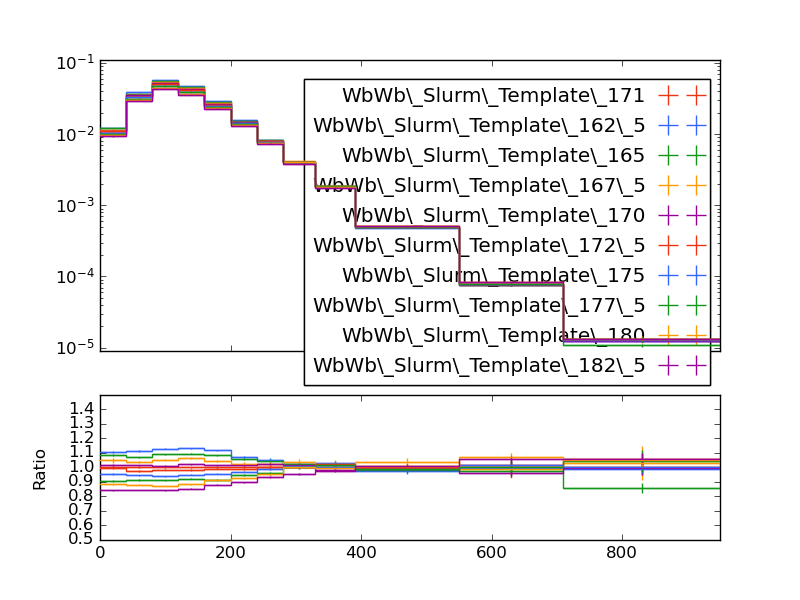

Reproduce this figure in Python.
#! /usr/bin/env python

# This Python script was auto-generated using YODA v2.0.1.
# Analysis object: /WbWb_singlelepton/pT_bl
# Timestamp: 12-01-2026 (12:51:18)

import matplotlib as mpl
import matplotlib.pyplot as plt
mpl.use('Agg') # comment out for interactive use
import os
import numpy as np

plotDir = os.path.split(os.path.realpath(__file__))[0]
if 'YODA_USER_PLOT_PATH' in globals():
    plot_outdir = globals()['YODA_USER_PLOT_PATH']
else:
    plot_outdir = plotDir

#plot style
plt.style.use(os.path.join(plotDir, '../default.mplstyle'))

plt.rcParams['text.usetex'] = False
plt.style.use(['classic'])
plt.rc('font', family='DejaVu Sans')
# plot metadata
figW, figH = plt.rcParams['figure.figsize']
ax_xLabel = r''
ax_yLabel = r''
ax_title  = r''
ax_xScale = 'linear'
ax_yScale = 'log'
xLims = (0.0, 950.0)
yLims = (9e-06, 0.11000000000000001)

# TeX-friendly labels for the legend
labels = {
    'legend' : ([ r"WbWb\_Slurm\_Template\_171", r"WbWb\_Slurm\_Template\_162\_5", r"WbWb\_Slurm\_Template\_165", r"WbWb\_Slurm\_Template\_167\_5", r"WbWb\_Slurm\_Template\_170", r"WbWb\_Slurm\_Template\_172\_5", r"WbWb\_Slurm\_Template\_175", r"WbWb\_Slurm\_Template\_177\_5", r"WbWb\_Slurm\_Template\_180", r"WbWb\_Slurm\_Template\_182\_5" ], r""),
}

# Adjust canvas width and height
canvasW = 10.0
canvasH = 9.0
figW *= canvasW/10.
figH *= canvasH/9.

# Create figure and axis objects
fig, (ax, ratio0_ax) = plt.subplots(2, 1, sharex=True,
                  figsize=(figW,figH), gridspec_kw={'height_ratios': (6.0, 3.0)})

# Set figure margins
plt.subplots_adjust(
    left   = 1.0 * plt.rcParams['figure.subplot.left'],
    right  = 1.0 * plt.rcParams['figure.subplot.right'],
    top    = 1.0 * plt.rcParams['figure.subplot.top'],
    bottom = 1.0 * plt.rcParams['figure.subplot.bottom'])

ratio0_ax.yaxis.set_major_locator(mpl.ticker.MultipleLocator(0.1))
ratio0_ax.set_ylim(0.5, 1.4999)
ratio0_ax.set_ylabel('Ratio')

# the numerical data is stored in a separate file
dataf = dict()
prefix = os.path.split(__file__)[0]
if prefix:    prefix = prefix + '/'
exec(open(prefix+'pT_bl__data.py').read(), dataf)


legend_handles = dict() # keep track of handles for the legend

# style options for curves
# starts at zorder>=5 to draw curve on top of legend
styles = {
  'WbWb_LO_PS_Had_171/Analysis/WbWb_Slurm_Template_171.yoda.gz': {
    'color' : '#EE3311',
    'linestyle' : '-',
    'linewidth' : 1,
    'marker' : 'none',
    'markersize' : 2,
    'capsize' : 0.0,
    'zorder' : 5,
    'histstyle' : 1,
    'drawstyle' : 'steps-pre',
    'xerrorbars' : 1,
    'yerrorbars' : 1,
    'fillcolor' : None,
    'fillopacity' : 1.0,
    'ratio0_linestyle' : '-',
    'ratio0_linewidth' : 1,
    'ratio0_marker' : 'none',
    'ratio0_markersize' : 2,
    'ratio0_capsize' : 0.0,
    'ratio0_zorder' : 5,
    'ratio0_histstyle' : 1,
    'ratio0_drawstyle' : 'steps-pre',
    'ratio0_xerrorbars' : 1,
    'ratio0_yerrorbars' : 1,
  },
  'WbWb_LO_PS_Had_162/Analysis/WbWb_Slurm_Template_162_5.yoda.gz': {
    'color' : '#3366FF',
    'linestyle' : '-',
    'linewidth' : 1,
    'marker' : 'none',
    'markersize' : 2,
    'capsize' : 0.0,
    'zorder' : 6,
    'histstyle' : 1,
    'drawstyle' : 'steps-pre',
    'xerrorbars' : 1,
    'yerrorbars' : 1,
    'fillcolor' : None,
    'fillopacity' : 1.0,
    'ratio0_linestyle' : '-',
    'ratio0_linewidth' : 1,
    'ratio0_marker' : 'none',
    'ratio0_markersize' : 2,
    'ratio0_capsize' : 0.0,
    'ratio0_zorder' : 6,
    'ratio0_histstyle' : 1,
    'ratio0_drawstyle' : 'steps-pre',
    'ratio0_xerrorbars' : 1,
    'ratio0_yerrorbars' : 1,
  },
  'WbWb_LO_PS_Had_165/Analysis/WbWb_Slurm_Template_165.yoda.gz': {
    'color' : '#109618',
    'linestyle' : '-',
    'linewidth' : 1,
    'marker' : 'none',
    'markersize' : 2,
    'capsize' : 0.0,
    'zorder' : 7,
    'histstyle' : 1,
    'drawstyle' : 'steps-pre',
    'xerrorbars' : 1,
    'yerrorbars' : 1,
    'fillcolor' : None,
    'fillopacity' : 1.0,
    'ratio0_linestyle' : '-',
    'ratio0_linewidth' : 1,
    'ratio0_marker' : 'none',
    'ratio0_markersize' : 2,
    'ratio0_capsize' : 0.0,
    'ratio0_zorder' : 7,
    'ratio0_histstyle' : 1,
    'ratio0_drawstyle' : 'steps-pre',
    'ratio0_xerrorbars' : 1,
    'ratio0_yerrorbars' : 1,
  },
  'WbWb_LO_PS_Had_167/Analysis/WbWb_Slurm_Template_167_5.yoda.gz': {
    'color' : '#FF9900',
    'linestyle' : '-',
    'linewidth' : 1,
    'marker' : 'none',
    'markersize' : 2,
    'capsize' : 0.0,
    'zorder' : 8,
    'histstyle' : 1,
    'drawstyle' : 'steps-pre',
    'xerrorbars' : 1,
    'yerrorbars' : 1,
    'fillcolor' : None,
    'fillopacity' : 1.0,
    'ratio0_linestyle' : '-',
    'ratio0_linewidth' : 1,
    'ratio0_marker' : 'none',
    'ratio0_markersize' : 2,
    'ratio0_capsize' : 0.0,
    'ratio0_zorder' : 8,
    'ratio0_histstyle' : 1,
    'ratio0_drawstyle' : 'steps-pre',
    'ratio0_xerrorbars' : 1,
    'ratio0_yerrorbars' : 1,
  },
  'WbWb_LO_PS_Had_170/Analysis/WbWb_Slurm_Template_170.yoda.gz': {
    'color' : '#990099',
    'linestyle' : '-',
    'linewidth' : 1,
    'marker' : 'none',
    'markersize' : 2,
    'capsize' : 0.0,
    'zorder' : 9,
    'histstyle' : 1,
    'drawstyle' : 'steps-pre',
    'xerrorbars' : 1,
    'yerrorbars' : 1,
    'fillcolor' : None,
    'fillopacity' : 1.0,
    'ratio0_linestyle' : '-',
    'ratio0_linewidth' : 1,
    'ratio0_marker' : 'none',
    'ratio0_markersize' : 2,
    'ratio0_capsize' : 0.0,
    'ratio0_zorder' : 9,
    'ratio0_histstyle' : 1,
    'ratio0_drawstyle' : 'steps-pre',
    'ratio0_xerrorbars' : 1,
    'ratio0_yerrorbars' : 1,
  },
  'WbWb_LO_PS_Had_172/Analysis/WbWb_Slurm_Template_172_5.yoda.gz': {
    'color' : '#EE3311',
    'linestyle' : '-',
    'linewidth' : 1,
    'marker' : 'none',
    'markersize' : 2,
    'capsize' : 0.0,
    'zorder' : 10,
    'histstyle' : 1,
    'drawstyle' : 'steps-pre',
    'xerrorbars' : 1,
    'yerrorbars' : 1,
    'fillcolor' : None,
    'fillopacity' : 1.0,
    'ratio0_linestyle' : '-',
    'ratio0_linewidth' : 1,
    'ratio0_marker' : 'none',
    'ratio0_markersize' : 2,
    'ratio0_capsize' : 0.0,
    'ratio0_zorder' : 10,
    'ratio0_histstyle' : 1,
    'ratio0_drawstyle' : 'steps-pre',
    'ratio0_xerrorbars' : 1,
    'ratio0_yerrorbars' : 1,
  },
  'WbWb_LO_PS_Had_175/Analysis/WbWb_Slurm_Template_175.yoda.gz': {
    'color' : '#3366FF',
    'linestyle' : '-',
    'linewidth' : 1,
    'marker' : 'none',
    'markersize' : 2,
    'capsize' : 0.0,
    'zorder' : 11,
    'histstyle' : 1,
    'drawstyle' : 'steps-pre',
    'xerrorbars' : 1,
    'yerrorbars' : 1,
    'fillcolor' : None,
    'fillopacity' : 1.0,
    'ratio0_linestyle' : '-',
    'ratio0_linewidth' : 1,
    'ratio0_marker' : 'none',
    'ratio0_markersize' : 2,
    'ratio0_capsize' : 0.0,
    'ratio0_zorder' : 11,
    'ratio0_histstyle' : 1,
    'ratio0_drawstyle' : 'steps-pre',
    'ratio0_xerrorbars' : 1,
    'ratio0_yerrorbars' : 1,
  },
  'WbWb_LO_PS_Had_177/Analysis/WbWb_Slurm_Template_177_5.yoda.gz': {
    'color' : '#109618',
    'linestyle' : '-',
    'linewidth' : 1,
    'marker' : 'none',
    'markersize' : 2,
    'capsize' : 0.0,
    'zorder' : 12,
    'histstyle' : 1,
    'drawstyle' : 'steps-pre',
    'xerrorbars' : 1,
    'yerrorbars' : 1,
    'fillcolor' : None,
    'fillopacity' : 1.0,
    'ratio0_linestyle' : '-',
    'ratio0_linewidth' : 1,
    'ratio0_marker' : 'none',
    'ratio0_markersize' : 2,
    'ratio0_capsize' : 0.0,
    'ratio0_zorder' : 12,
    'ratio0_histstyle' : 1,
    'ratio0_drawstyle' : 'steps-pre',
    'ratio0_xerrorbars' : 1,
    'ratio0_yerrorbars' : 1,
  },
  'WbWb_LO_PS_Had_180/Analysis/WbWb_Slurm_Template_180.yoda.gz': {
    'color' : '#FF9900',
    'linestyle' : '-',
    'linewidth' : 1,
    'marker' : 'none',
    'markersize' : 2,
    'capsize' : 0.0,
    'zorder' : 13,
    'histstyle' : 1,
    'drawstyle' : 'steps-pre',
    'xerrorbars' : 1,
    'yerrorbars' : 1,
    'fillcolor' : None,
    'fillopacity' : 1.0,
    'ratio0_linestyle' : '-',
    'ratio0_linewidth' : 1,
    'ratio0_marker' : 'none',
    'ratio0_markersize' : 2,
    'ratio0_capsize' : 0.0,
    'ratio0_zorder' : 13,
    'ratio0_histstyle' : 1,
    'ratio0_drawstyle' : 'steps-pre',
    'ratio0_xerrorbars' : 1,
    'ratio0_yerrorbars' : 1,
  },
  'WbWb_LO_PS_Had_182/Analysis/WbWb_Slurm_Template_182_5.yoda.gz': {
    'color' : '#990099',
    'linestyle' : '-',
    'linewidth' : 1,
    'marker' : 'none',
    'markersize' : 2,
    'capsize' : 0.0,
    'zorder' : 14,
    'histstyle' : 1,
    'drawstyle' : 'steps-pre',
    'xerrorbars' : 1,
    'yerrorbars' : 1,
    'fillcolor' : None,
    'fillopacity' : 1.0,
    'ratio0_linestyle' : '-',
    'ratio0_linewidth' : 1,
    'ratio0_marker' : 'none',
    'ratio0_markersize' : 2,
    'ratio0_capsize' : 0.0,
    'ratio0_zorder' : 14,
    'ratio0_histstyle' : 1,
    'ratio0_drawstyle' : 'steps-pre',
    'ratio0_xerrorbars' : 1,
    'ratio0_yerrorbars' : 1,
  },
}

# curve from input yoda files in main panel
for label, yvals in dataf['yvals'].items():
    if all(np.isnan(v) for v in dataf['yvals'][label]):
        continue
    tmp = None
    if styles[label]['histstyle']: # draw as histogram
        xpos = dataf['xedges'][label] if styles[label]['drawstyle'] else dataf['xpoints'][label]
        ypos = np.insert(yvals, 0, yvals[0]) if styles[label]['drawstyle'] else yvals
        if styles[label]['fillcolor']: # fill area below curve
            ax.fill_between(xpos, ypos, step='pre',
                            color=styles[label]['fillcolor'],
                            alpha=styles[label]['fillopacity'])
        tmp, = ax.plot(xpos, ypos,
                       color=styles[label]['color'],
                       linestyle=styles[label]['linestyle'],
                       linewidth=styles[label]['linewidth'],
                       drawstyle=styles[label]['drawstyle'], solid_joinstyle='miter',
                       zorder=styles[label]['zorder'], label=label)
    tmp = ax.errorbar(dataf['xpoints'][label], yvals,
                      xerr=np.array(dataf['xerrs'][label])*styles[label]['xerrorbars'],
                      yerr=np.array(dataf['yerrs'][label])*styles[label]['yerrorbars'],
                      fmt=styles[label]['marker'], capsize=styles[label]['capsize'],
                      markersize=styles[label]['markersize'],
                      ecolor=styles[label]['color'],
                      color=styles[label]['color'], zorder=styles[label]['zorder'])
    tmp[-1][0].set_linestyle(styles[label]['linestyle'])
    tmp[-1][0].set_linewidth(styles[label]['linewidth'])
    if label in dataf['add_legend_handle']:  legend_handles[label] = tmp
    for varLabel in dataf['variation_yvals'].keys():
        if varLabel.startswith(label):
            tmp, = ax.plot(dataf['xedges'][label], dataf['variation_yvals'][varLabel],
                           color=styles[label]['color'],
                           linestyle=styles[label]['linestyle'],
                           linewidth=styles[label]['linewidth'],
                           drawstyle='steps-pre', solid_joinstyle='miter',
                           zorder=styles[label]['zorder'], alpha=0.5)


# plots on ratio panel
# curve from input yoda files in ratio panel
for label, yvals in dataf['ratio0_yvals'].items():
    if all(np.isnan(v) for v in yvals):
        continue
    if styles[label]['ratio0_histstyle']: # plot as histogram
        xpos = dataf['xedges']['WbWb_LO_PS_Had_171/Analysis/WbWb_Slurm_Template_171.yoda.gz'] if styles[label]['ratio0_drawstyle'] else dataf['xpoints']['WbWb_LO_PS_Had_171/Analysis/WbWb_Slurm_Template_171.yoda.gz']
        ypos = np.insert(yvals, 0, yvals[0]) if styles[label]['ratio0_drawstyle'] else yvals
        ratio0_ax.plot(xpos, ypos,
                       color=styles[label]['color'],
                       linewidth=styles[label]['linewidth'],
                       linestyle=styles[label]['ratio0_linestyle'],
                       drawstyle=styles[label]['ratio0_drawstyle'], zorder=styles[label]['zorder'],
                       solid_joinstyle='miter')
    tmp = ratio0_ax.errorbar(dataf['xpoints']['WbWb_LO_PS_Had_171/Analysis/WbWb_Slurm_Template_171.yoda.gz'], yvals,
                             xerr=np.array(dataf['ref_xerrs'])*styles[label]['ratio0_xerrorbars'],
                             yerr=np.array(dataf['ratio0_yerrs'][label])*styles[label]['ratio0_yerrorbars'],
                             fmt=styles[label]['ratio0_marker'], capsize=styles[label]['ratio0_capsize'],
                             markersize=styles[label]['ratio0_markersize'],
                             ecolor=styles[label]['color'],
                             color=styles[label]['color'])
    tmp[-1][0].set_linestyle(styles[label]['ratio0_linestyle'])
    tmp[-1][0].set_linewidth(styles[label]['ratio0_linewidth'])

    for varlabel in dataf['ratio0_variation_vals'].keys():
        if varlabel.startswith(label):
            ratio0_ax.plot(dataf['xedges']['WbWb_LO_PS_Had_171/Analysis/WbWb_Slurm_Template_171.yoda.gz'],
                            dataf['ratio0_variation_vals'][varlabel],
                            color=styles[label]['color'],
                            linestyle=styles[label]['linestyle'],
                            linewidth=styles[label]['linewidth'],
                            drawstyle='steps-pre', solid_joinstyle='miter',
                            zorder=1, alpha=0.5)

legend_items = list(legend_handles.values())
ax.add_artist(ax.legend(legend_items,
                        labels['legend'][0],
                        title=labels['legend'][1],
                        alignment='right',
                        loc='upper right',
                        bbox_to_anchor=(1.0, 0.97),markerfirst=False))

# set plot metadata as defined above
ratio0_ax.set_xlabel(ax_xLabel)
ratio0_ax.xaxis.set_label_coords(1., -0.15)
ax.set_ylabel(ax_yLabel, ha='right', va='top')
ax.yaxis.set_label_coords(-0.11, 1.0)
ax.set_title(ax_title, loc='left')
ax.set_xscale(ax_xScale)
ax.set_yscale(ax_yScale)
ax.set_xlim(xLims)
ax.set_ylim(yLims)

# tick formatting
plt.rcParams['xtick.top'] = True
plt.rcParams['ytick.right'] = True
ax.yaxis.set_major_locator(mpl.ticker.LogLocator(base=10.0, numticks=np.inf))
ax.yaxis.set_minor_locator(mpl.ticker.LogLocator(
                           base=10.0, subs=np.arange(0.1, 1, 0.1), numticks=np.inf))
fig.align_ylabels((ax, ratio0_ax))
plt.savefig(os.path.join(plot_outdir, 'pT_bl.pdf'), format='PDF')
plt.savefig(os.path.join(plot_outdir, 'pT_bl.png'), format='PNG')

plt.close(fig)
